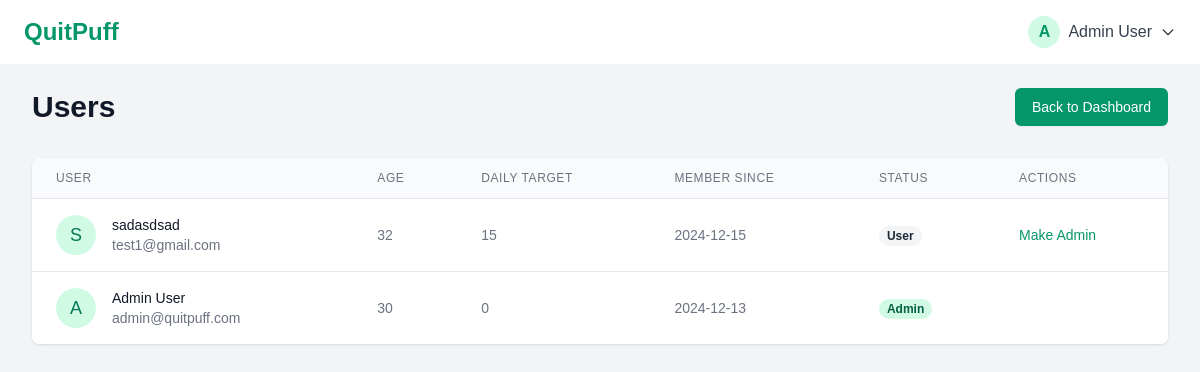
Page /admin/users (signed in) on the committed database.
### models.py (models this page shows, shortened)
class User(UserMixin, db.Model):
    __tablename__ = 'users'
    id = db.Column(db.Integer, primary_key=True)
    name = db.Column(db.String(100), nullable=False)
    email = db.Column(db.String(120), unique=True, nullable=False)
    password = db.Column(db.String(200), nullable=False)
    age = db.Column(db.Integer)
    smoking_since = db.Column(db.Integer)
    daily_cigarettes = db.Column(db.Integer)
    cigarette_cost = db.Column(db.Float)
    currency = db.Column(db.String(3), default='INR')
    pack_cost = db.Column(db.Float)
    cigarettes_per_pack = db.Column(db.Integer)
    created_at = db.Column(db.DateTime, default=datetime.utcnow)
    is_admin = db.Column(db.Boolean, default=False)
    entries = db.relationship('CigaretteEntry', backref='user', lazy=True)

### app.py (the view)
@app.route('/admin/users')
@login_required
@admin_required
def admin_users():
    users = User.query.order_by(User.created_at.desc()).all()
    return render_template('admin/users.html', users=users)

### app.py (called while the page is built, shortened)
@login_manager.user_loader
def load_user(user_id):
    try:
        return User.query.get(int(user_id))
    except Exception as e:
        app.logger.error(f'Error loading user {user_id}: {str(e)}')
        return None

def admin_required(f):
    @wraps(f)
    def decorated_function(*args, **kwargs):
        if not current_user.is_authenticated or not current_user.is_admin:
            flash('Access denied. Admin privileges required.', 'error')
            return redirect(url_for('dashboard'))
        return f(*args, **kwargs)
    return decorated_function

def calculate_total_saved(user):
    entries = CigaretteEntry.query.filter_by(user_id=user.id).all()
    entries_by_date = {}
    for entry in entries:
        date = entry.timestamp.date()
        if date not in entries_by_date:
            entries_by_date[date] = 0
        entries_by_date[date] += entry.count
    total_saved = 0
    return total_saved

### templates/admin/users.html
{% extends "base.html" %}
{% block content %}
<div class="min-h-screen bg-gray-100 py-6">
    <div class="max-w-7xl mx-auto px-4 sm:px-6 lg:px-8">
        <div class="flex justify-between items-center mb-8">
            <h1 class="text-3xl font-bold text-gray-900">Users</h1>
            <a href="{{ url_for('admin_dashboard') }}" class="inline-flex items-center px-4 py-2 border border-transparent rounded-md shadow-sm text-sm font-medium text-white bg-emerald-600 hover:bg-emerald-700">
                Back to Dashboard
            </a>
        </div>
        <div class="bg-white shadow overflow-hidden sm:rounded-lg">
            <div class="overflow-x-auto">
                <table class="min-w-full divide-y divide-gray-200">
                    <thead class="bg-gray-50">
                        <tr>
                            <th scope="col" class="px-6 py-3 text-left text-xs font-medium text-gray-500 uppercase tracking-wider">
                                User
                            </th>
                            <th scope="col" class="px-6 py-3 text-left text-xs font-medium text-gray-500 uppercase tracking-wider">
                                Age
                            </th>
                            <th scope="col" class="px-6 py-3 text-left text-xs font-medium text-gray-500 uppercase tracking-wider">
                                Daily Target
                            </th>
                            <th scope="col" class="px-6 py-3 text-left text-xs font-medium text-gray-500 uppercase tracking-wider">
                                Member Since
                            </th>
                            <th scope="col" class="px-6 py-3 text-left text-xs font-medium text-gray-500 uppercase tracking-wider">
                                Status
                            </th>
                            <th scope="col" class="px-6 py-3 text-left text-xs font-medium text-gray-500 uppercase tracking-wider">
                                Actions
                            </th>
                        </tr>
                    </thead>
                    <tbody class="bg-white divide-y divide-gray-200">
                        {% for user in users %}
                        <tr>
                            <td class="px-6 py-4 whitespace-nowrap">
                                <div class="flex items-center">
                                    <div class="flex-shrink-0 h-10 w-10">
                                        <div class="h-10 w-10 rounded-full bg-emerald-100 flex items-center justify-center">
                                            <span class="text-emerald-700 font-medium text-lg">{{ user.name[0] | upper }}</span>
                                        </div>
                                    </div>
                                    <div class="ml-4">
                                        <div class="text-sm font-medium text-gray-900">{{ user.name }}</div>
                                        <div class="text-sm text-gray-500">{{ user.email }}</div>
                                    </div>
                                </div>
                            </td>
                            <td class="px-6 py-4 whitespace-nowrap text-sm text-gray-500">
                                {{ user.age }}
                            </td>
                            <td class="px-6 py-4 whitespace-nowrap text-sm text-gray-500">
                                {{ user.daily_cigarettes }}
                            </td>
                            <td class="px-6 py-4 whitespace-nowrap text-sm text-gray-500">
                                {{ user.created_at.strftime('%Y-%m-%d') }}
                            </td>
                            <td class="px-6 py-4 whitespace-nowrap">
                                {% if user.is_admin %}
                                <span class="px-2 inline-flex text-xs leading-5 font-semibold rounded-full bg-emerald-100 text-emerald-800">
                                    Admin
                                </span>
                                {% else %}
                                <span class="px-2 inline-flex text-xs leading-5 font-semibold rounded-full bg-gray-100 text-gray-800">
                                    User
                                </span>
                                {% endif %}
                            </td>
                            <td class="px-6 py-4 whitespace-nowrap text-sm text-gray-500">
                                {% if not user.is_admin %}
                                <form action="{{ url_for('make_admin', user_id=user.id) }}" method="POST" class="inline">
                                    <button type="submit" class="text-emerald-600 hover:text-emerald-900">Make Admin</button>
                                </form>
                                {% endif %}
                            </td>
                        </tr>
                        {% endfor %}
                    </tbody>
                </table>
            </div>
        </div>
    </div>
</div>
{% endblock %}

### templates/base.html (shortened to what this page needs)
<!DOCTYPE html>
<html lang="en">
<head>
    <script src="https://cdn.tailwindcss.com"></script>
</head>
<body class="bg-gray-50">
    <nav class="fixed bottom-0 left-0 right-0 bg-white border-t border-gray-200 sm:relative sm:border-t-0">
        <div class="w-full sm:max-w-7xl sm:mx-auto">
            <div class="hidden sm:flex sm:justify-between sm:items-center sm:py-4 sm:px-6">
                <div class="flex items-center space-x-4">
                    <a href="{{ url_for('dashboard') }}" class="text-2xl font-bold text-emerald-600">QuitPuff</a>
                </div>
                <div class="flex items-center space-x-4">
                    {% if current_user.is_authenticated %}
                    <div class="relative" x-data="{ open: false }">
                        <button @click="open = !open" class="flex items-center space-x-2 text-gray-700 hover:text-emerald-600">
                            <div class="w-8 h-8 rounded-full bg-emerald-100 flex items-center justify-center text-emerald-600 font-semibold">
                                {{ current_user.name[0] | upper }}
                            </div>
                            <span>{{ current_user.name }}</span>
                            <svg class="w-4 h-4" fill="none" stroke="currentColor" viewBox="0 0 24 24">
                                <path stroke-linecap="round" stroke-linejoin="round" stroke-width="2" d="M19 9l-7 7-7-7"></path>
                            </svg>
                        </button>
                    </div>
                    {% else %}
                    <a href="{{ url_for('login') }}" class="text-gray-700 hover:text-emerald-600">Login</a>
                    <a href="{{ url_for('signup') }}" class="bg-emerald-600 text-white px-4 py-2 rounded-lg hover:bg-emerald-700">Sign Up</a>
                    {% endif %}
                </div>
            </div>
        </div>
    </nav>
    <main class="pb-20 sm:pb-0">
        {% block content %}{% endblock %}
    </main>
</body>
</html>

### rows in the picture
User: name "A", name "Admin User", email "admin@quitpuff.com", age "30", daily_cigarettes "0", created_at "2024-12-13", is_admin "Admin"
User: name "S", name "sadasdsad", email "test1@gmail.com", age "32", daily_cigarettes "15", created_at "2024-12-15", is_admin "User"
